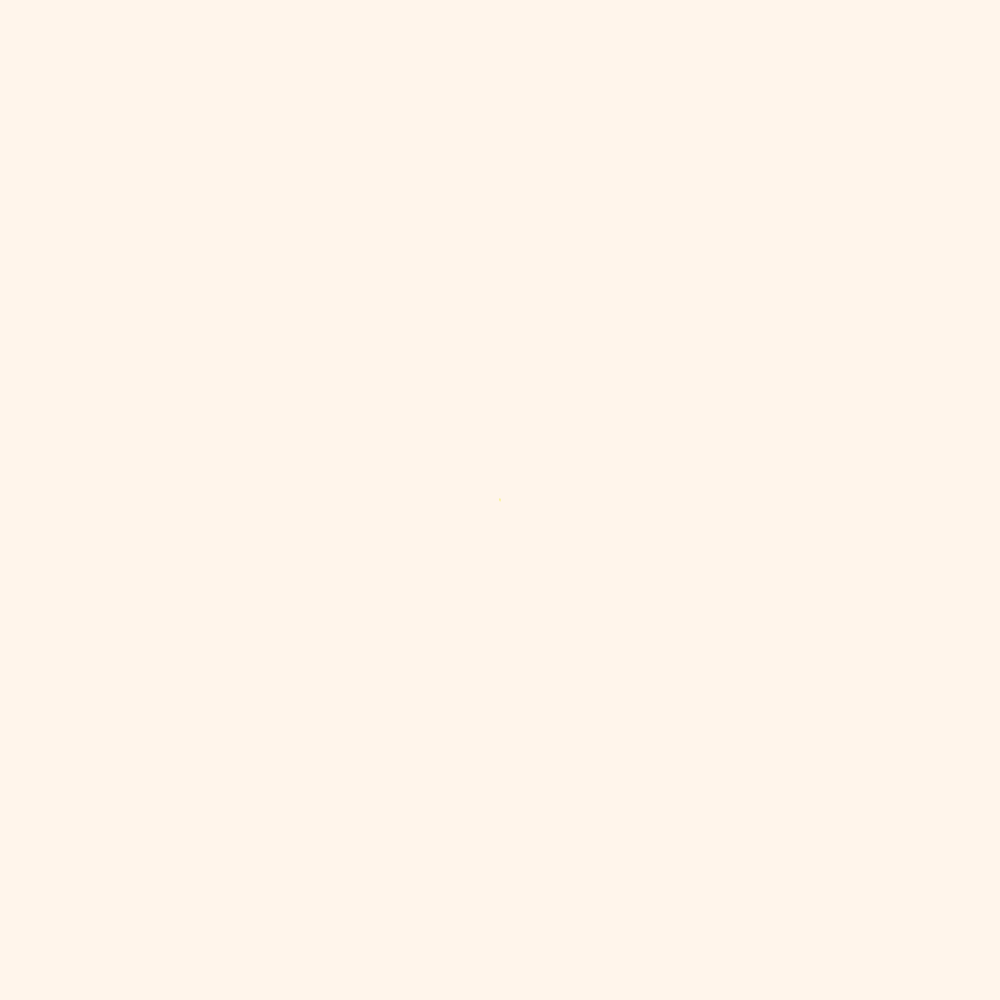
Frame 1 (no input)
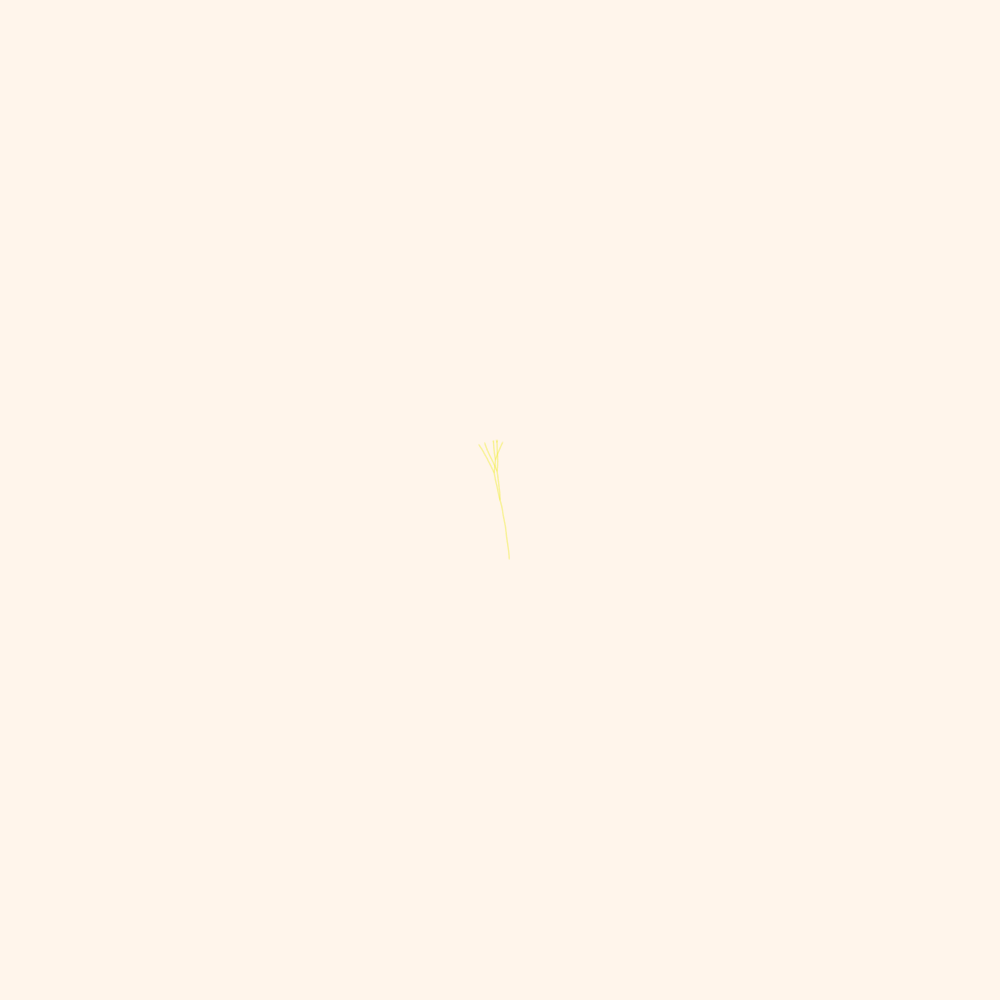
Frame 60 (no input)
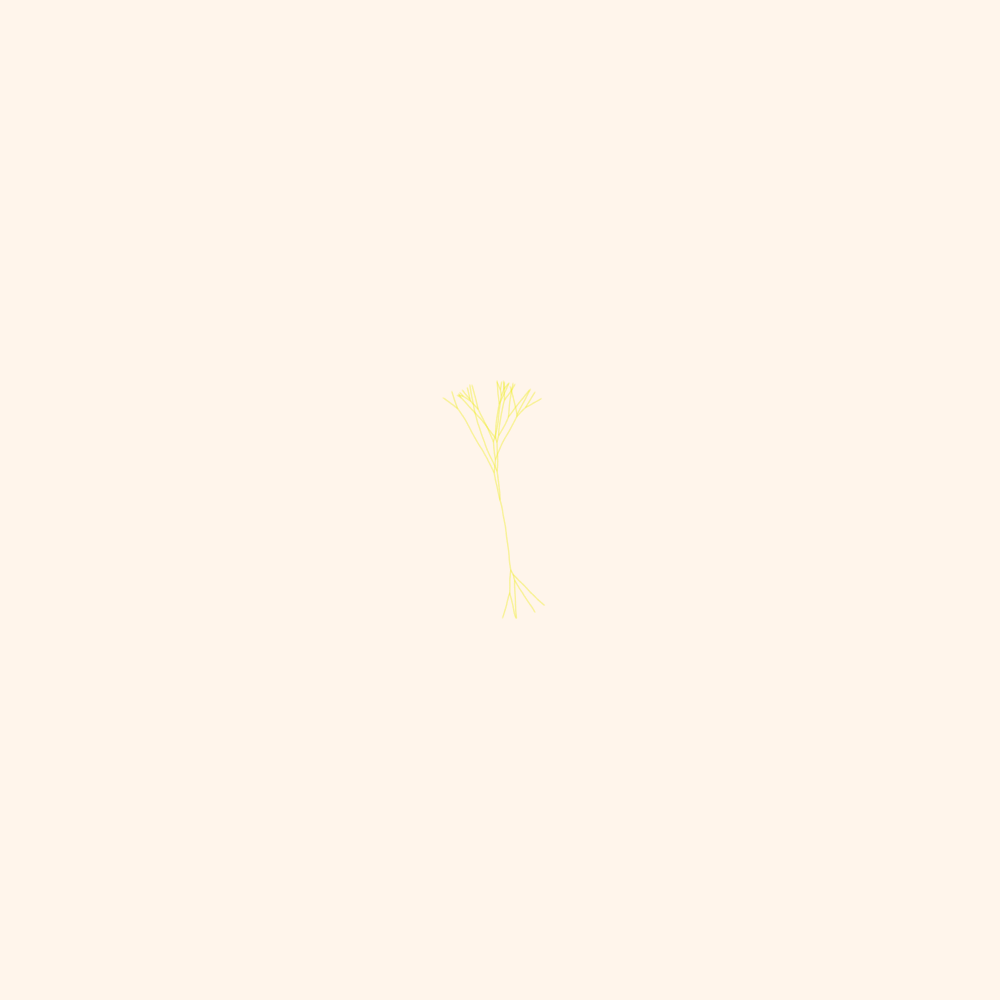
Frame 120 (the mouse pressed at the canvas centre since frame 60)

The p5.js sketch that drew these frames (run headless with seeded random() and noise() and a simulated clock; from frame 60 on, the mouse is pressed at the canvas centre):

// p5.js sketch
// ── sketch.js
/*
a simplified fungus starts in the center of the screen, randomly
growing out. Periodically it splits in two. After it reaches 
a certain age, the branch dies.
Use 'p' key to pause/continue the growth, 
or any other key to restart the process.
A more rigorous scientific simulation would involve
tons of research into fungal growth, etc, but even
this version, more "inspired by" natural phenomena
than simulating it, produces exciting and varied
visual output.
As a further addition, we can look at improving the code by:
1. Can I make the tendrils change color as they
   get older? 
2. Could I add a random "bloom" that periodically
   gets added to the tendril?
*/

let maxAge = 1000;   // tendrils older than this will be removed 
let fungi;          // list of objects
let pause = false;  // use 'p' to pause/un-pause


function setup() {
  createCanvas(windowHeight, windowHeight);

  // draw the background in setup(), since after that every frame draws on top of the previous

  background(255,245,235);
  strokeWeight(1.5);

  // create a bunch of Fungus objects growing from the center
  fungi = [];
  for (let i=0; i<3; i++) {
    let f = new Fungus(width/2, height/2);
    fungi.push(f);
  }
  frameRate(50); //how slow or fast the tendrils will form
}


function draw() {
  // if not paused 
  if (!pause) {

    // go through all Fungus objects
    // must be in reverse so we can delet eobjects as we go 
    for (let i=fungi.length-1; i>=0; i-=1) {

      // get the current object
      let f = fungi[i];

      // update and, if it has reached a
      // certain radius or is too old, remove it
      f.update();
      if (f.distFromCenter >= height/2.5 || f.age > maxAge) {
        fungi.splice(i, 1);  // '1' means remove one element
      }

      // draw it onscreen
      f.display();
    }

    // if the simulation starts to bog down,
    // start over automatically
    if (frameRate() < 5) {
      setup();
    }

  }
}


function keyPressed() {
  // p = pause/un-pause
  if (key == 'p') {
    pause = !pause;
  }

  // all other keys resets
  // the sketch
  else {
    // add soft disappear
    setup();
  }
}



class Fungus {
  constructor(x, y, angle) {

    // values common to all Fungus objects
    this.angleChangeAmt = radians(2);    //increasing this makes more swiggly lines
    this.speed =          1;  //decreasing this makes broccoli like structures
    this.chanceSplit =    2.5; //makes it denser or more spreadout
    this.splitAngle =     radians(16); 

    // if specified, use angle argument otherwise its random value
    this.angle = angle || random(0, TWO_PI);

    // variables set when instantiated and/or updated every frame
    this.x =     x;
    this.y =     y;
    this.prevX = x;
    this.prevY = y;
    this.distFromCenter;
    this.age = 0;
  }  

  update() {

    // increase age of this tendril
    this.age += 1;

    // calculate the distance from the center of
    // the sketch using the Pythagorean theorem
    this.distFromCenter = sqrt(pow(width/2-this.x, 2) + pow(height/2-this.y, 2));

    // move in a random direction
    this.angle += random(-this.angleChangeAmt, this.angleChangeAmt);
    this.prevX = this.x;
    this.prevY = this.y;
    this.x += cos(this.angle) * this.speed;
    this.y += sin(this.angle) * this.speed;    

    // randomly split into two Fungus objects
    // new one will split off in one direction,
    // current splits in the opposite direction
    if (random(130) < this.chanceSplit) {
      let f = new Fungus(this.x,this.y, this.angle + this.splitAngle);
      fungi.push(f);
      this.angle -= this.splitAngle;
    }
  } 

  // not much here!
  // display function is doing the drawing commands
  display() {    
    stroke(240,240, 30, 50);
    line(this.prevX,this.prevY, this.x,this.y);
  }
}
